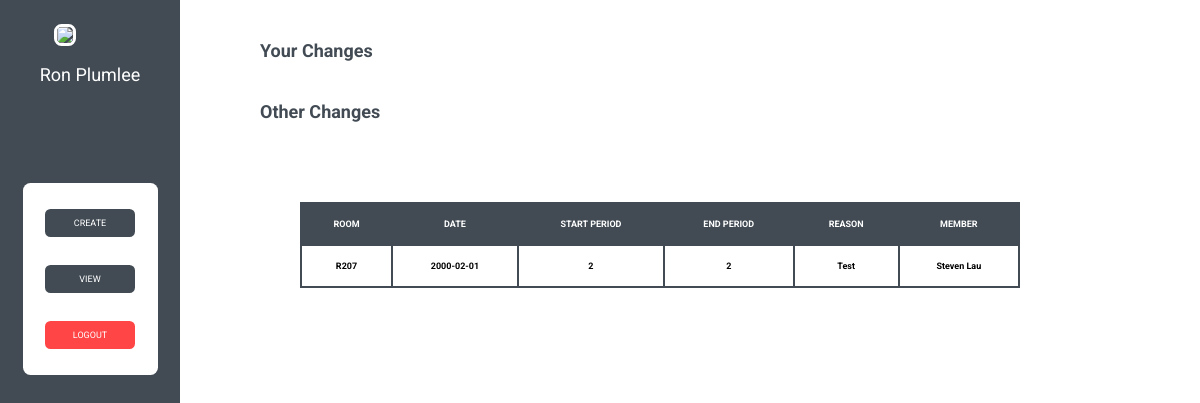
Page /view (signed in) on the committed database.
### tables this page shows
CREATE TABLE "STAFF" (
	`staffID`	INTEGER NOT NULL,
	`name`	TEXT NOT NULL,
	`email`	TEXT NOT NULL,
	`password`	INTEGER,
	`schoolboxstaffID`	TEXT NOT NULL,
	PRIMARY KEY(`staffID`)
);

CREATE TABLE "CHANGES" (
	`room`	TEXT,
	`day`	TEXT NOT NULL,
	`startPeriod`	INTEGER NOT NULL,
	`endPeriod`	INTEGER NOT NULL,
	`changedTeacherID`	TEXT NOT NULL,
	`reason`	TEXT NOT NULL,
	`teacherID`	TEXT
);

### main.py (the view)
@app.route('/view', methods=['GET', 'POST'])
@loginRequired
def viewChanges():
    if request.method == "POST":
        buttonRequest = request.form['button']
        if buttonRequest == "view":
            return redirect("/view")
        elif buttonRequest == "create":
            return redirect("/home")
        elif buttonRequest == "logout":
            session.pop("userEmail", None)
            return redirect("/login")
    elif request.method == "GET":
        databaseCollection = database.execute("SELECT room, day, startPeriod, endPeriod, reason FROM CHANGES WHERE changedTeacherID = ?", (findStaffInfo()['name'],)).fetchall()
        databaseCollection1 = database.execute("SELECT room, day, startPeriod, endPeriod, reason, changedTeacherID FROM CHANGES WHERE teacherID = ?", (findStaffInfo()['name'],)).fetchall()
        return render_template('view.html', yourChanges=databaseCollection, changes=databaseCollection1, staffUser=findStaffInfo())

### main.py (called while the page is built)
def loggedIn():
    return "userEmail" in session

def findStaffInfo():
    name = database.execute("SELECT name FROM staff WHERE email = ?", (session["userEmail"],)).fetchone()[0]
    userImage = "https://schoolbox.bbc.qld.edu.au/portrait.php?userId=" + str(database.execute("SELECT schoolboxstaffId FROM staff WHERE email = ?", (session["userEmail"],)).fetchone()[0]) + "&size=profile"
    return {"name":name, "userImg":userImage}

def loginRequired(f):
    @wraps(f)
    def wrap(*args, **kwargs):
        if loggedIn():
            return f(*args, **kwargs)
        else:
            return redirect("/login")
    return wrap

### templates/view.html (shortened to what this page needs)
{% extends "sidebar.html" %}
{% block content %}
{% block user %}{{staffUser.name}}{% endblock %}
<p id="title2">Your Changes</p>
<p id="title2">Other Changes</p>
{% for n in changes %}
<table id="view-table">
    <tr>
        <th>ROOM</th>
        <th>DATE</th>
        <th>START PERIOD</th>
        <th>END PERIOD</th>
        <th>REASON</th>
        <th>MEMBER</th>
    </tr>
    <tr>
        <th>{{n[0]}}</th>
        <th>{{n[1]}}</th>
        <th>{{n[2]}}</th>
        <th>{{n[3]}}</th>
        <th>{{n[4]}}</th>
        <th>{{n[5]}}</th>
</table>
{% endfor %}
{% endblock %}

### templates/sidebar.html (shortened to what this page needs)
<!DOCTYPE html>
<html>
    <head>
        <link type="text/css" rel="stylesheet" href="{{ url_for('static', filename='styles/main.css') }}">
    </head>
    <body>
        <div id="sidebar">
            <div id="spacer3"></div>
            <img id="user-image" src="{{staffUser.userImg}}">
            <p id="sub-title">{% block user %}{% endblock %}</p>
            <div id="spacer"></div>
            <div id="sidebar-menu">
                <form method="post">
                    <button class="sidebar-btn" name="button" value="create">CREATE</button>
                    <button class="sidebar-btn" name="button" value="view">VIEW</button>
                    <button class="sidebar-btn2" name="button" value="logout">LOGOUT</button>
                </form>
            </div>
        </div>
        <div id="content">
             {% block content %}{% endblock %}
        </div>
    </body>
</html>

### static/styles/main.css (style rules this page uses)
body { margin: 0; }
* { font-family: 'Roboto', sans-serif; font-size: 0px; }
#sub-title { font-size: 1.5vw; text-align: center; color: white; }
#spacer { height: 10%; }
#spacer3 { height: 3%; }
#sidebar { height: 100vh; width: 15%; background-color: #424B54; float: left; }
#content { height: 100vh; width: 85%; float: right; }
#user-image { width: 40%; margin-left: 30%; margin-right: 30%; border: 3px solid white; border-radius: 7.5px; }
#sidebar-menu { background-color: white; border-radius: 7.5px; width: 75%; margin-left: 12.5%; margin-right: 12.5%; height: 24vh; }
.sidebar-btn { border-radius: 7.5px; height: 4vh; border: 2px solid white; background-color: #424B54; color: white; font-size: 0.75vw; margin-left: 15%; margin-top: 3vh; margin-right: 15%; width: 70%; }
.sidebar-btn2 { border-radius: 7.5px; height: 4vh; border: 2px solid white; background-color: #FF4545; color: white; font-size: 0.75vw; margin-left: 15%; margin-top: 3vh; margin-right: 15%; width: 70%; }
#title2 { margin-top: 5vh; font-size: 1.5vw; text-align: left; padding-left: 10vh; font-weight: bold; color: #424B54; }
table { margin-left: 4.75vw; border-collapse: collapse; width: 100%; font-size: 0.75vw; color:black; }
td, th { border: 2px solid #424B54; text-align: left; padding: 15px; font-size: 0.75vw; font-weight: bold; text-align: center; }
tr:nth-child(odd) { font-weight: normal; font-size: 0.75vw; background-color: #424B54; color: white; }
#view-table { width: 60vw; margin-left: 10vw; margin-right: 24.75vw; margin-top: 10vh; }

### rows in the picture
STAFF: name "Ron Plumlee"
CHANGES: room "R207", day "2000-02-01", startPeriod "2", endPeriod "2", reason "Test", changedTeacherID "Steven Lau"
